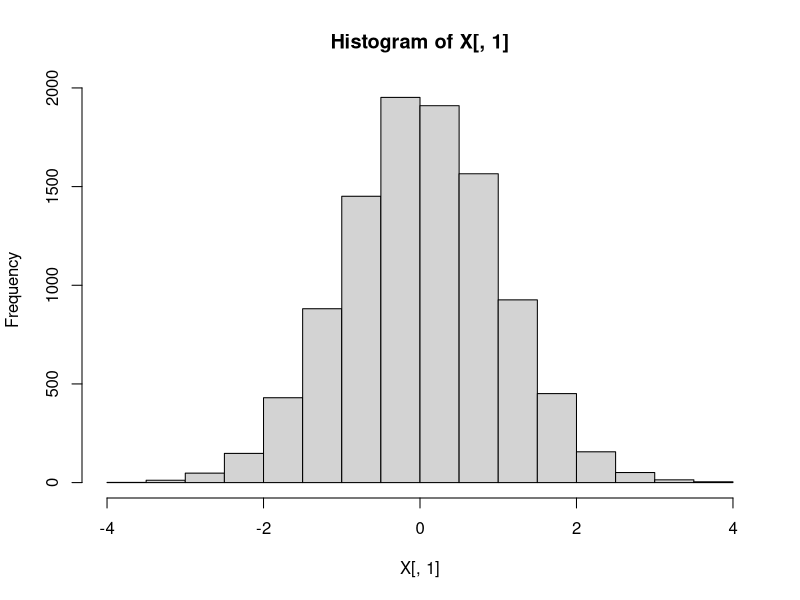
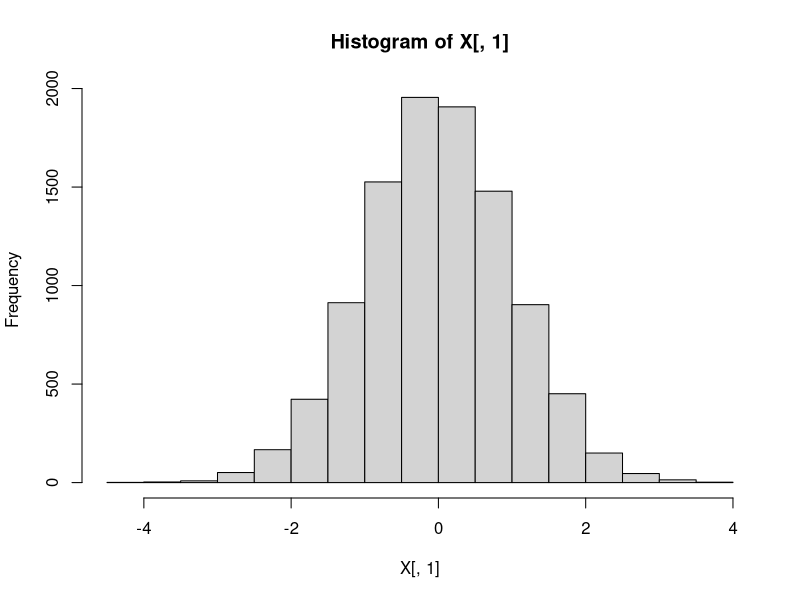
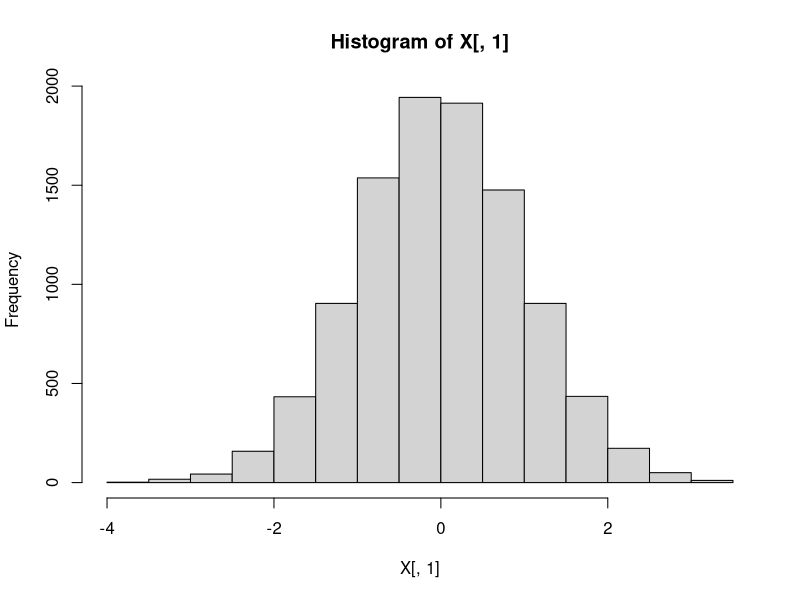
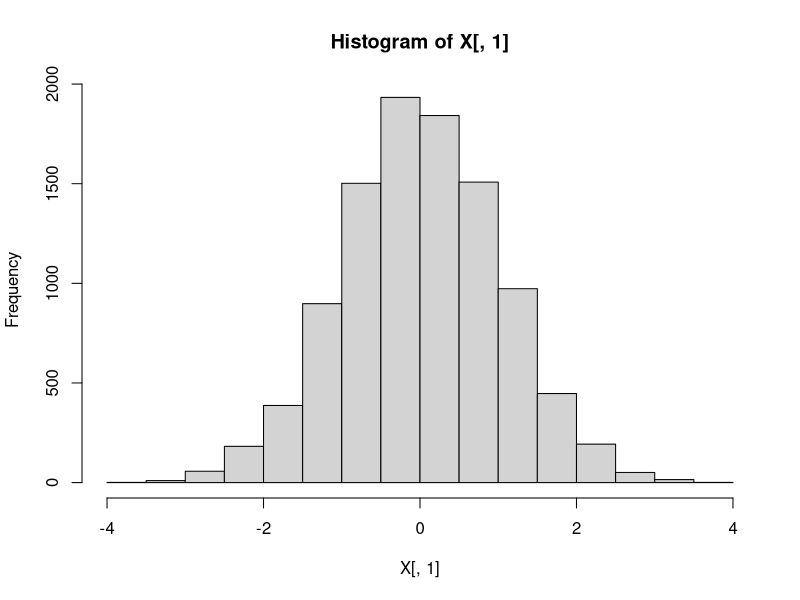
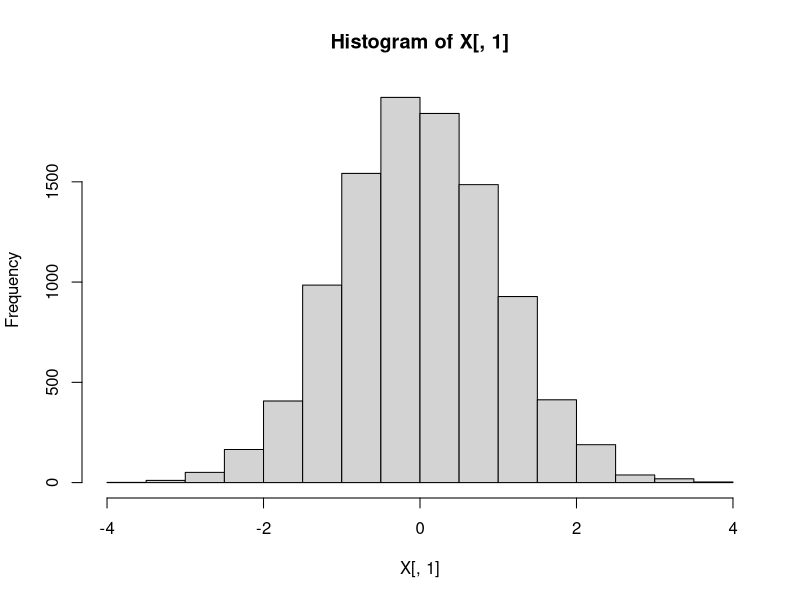
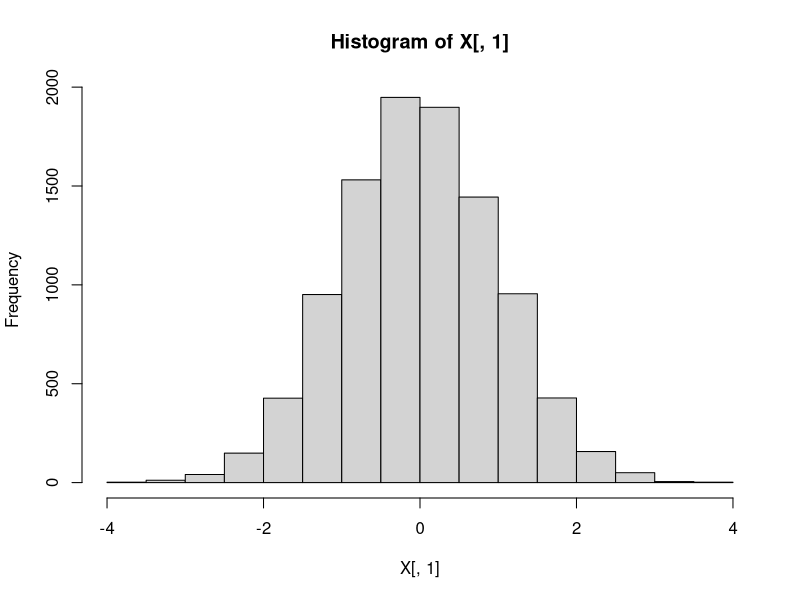
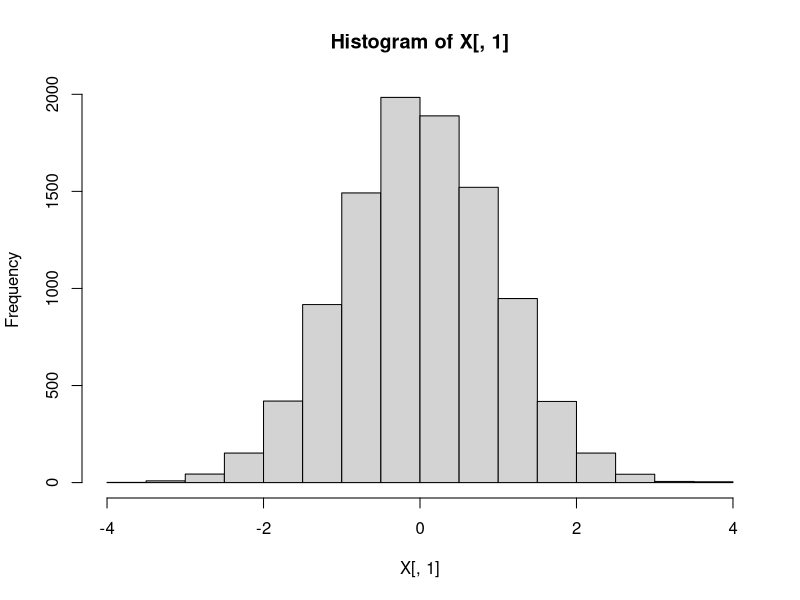
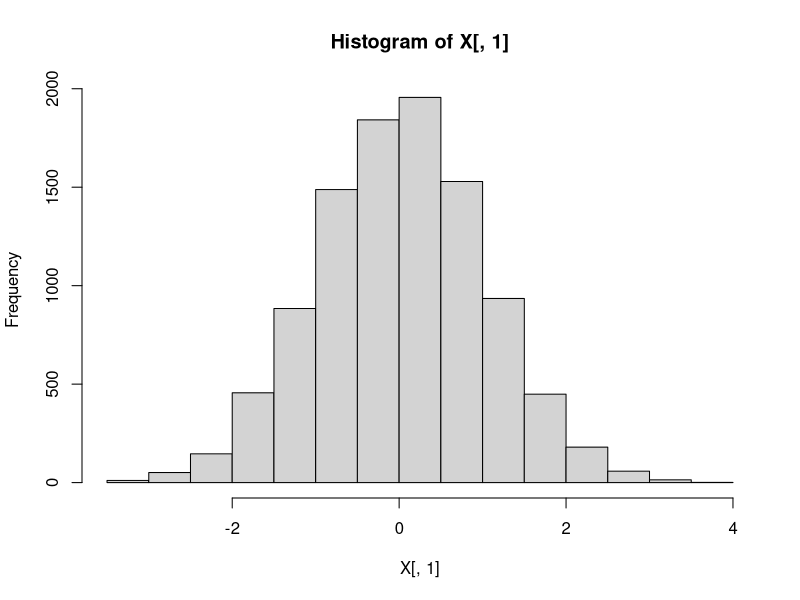

The R script that drew these images, in order:
## ---- chunk 1
knitr::opts_chunk$set(echo = TRUE)
## ---- chunk 2

library(dplyr)
library(plyr)
library(tidyr)
library(ggplot2)
library(reshape2)
ans <- rep(0, 100)

for (iter in 1:100) {
  X <- NULL
  # Create a variable n which is the number of observations we'll look at.  
  n = 10000
  
  #The variable p will be the width of that variable.  
  p = 2
  
  #rnorm generates a random draw from a standard normal distribution.
  X = matrix(rnorm(n*p), n, p)
  
  # This lets us look at the data
  head(X)
  # Histogram of the first column.  We can see that it looks like a bell curve
  hist(X[,1])
  
  #NOTE: if you wanted to draw from something with a non-zero mean and more interesting variance that's: rnorm(n*p)*st_dev + mu
  st_dev <- 2
  mu <- 10
  
  X[,1] <- X[,1]*st_dev + mu
  X <-data.frame(X)
  ggplot(X,aes(X[,1])) + geom_histogram(binwidth=1)
  # Base R version: hist(X[,1])
  
  # There is a really nice function in R called "sample" which lets us take a random sub sample of our data say I'd like to take a sample of 25 observations 
  #obs = 25
  total_samps = 100
  #sample_means = matrix(0, total_samps, 1)
  sample_means = rep(0,total_samps)
  
  # for (i in 1:total_samps) {
  # subsample <- c(sample(X[,1], obs))
  # sample_means[i] = mean(subsample)
  # }
  # 
  # sample_means <-data.frame(sample_means)
  # ggplot(sample_means,aes(sample_means)) + geom_histogram(binwidth=.1)
  # st_err <- st_dev/(obs^.5)
  # 
  # #hist(sample_means)
  # summary(sample_means)
  
  #Create a vector which increments up from an initial value to 100 by one
  obs_0 = 3
  obs_max = 100
  obs_vec <- seq(obs_0, obs_max, 1)
  obs_count <- length(obs_vec)
  
  #Create dataframe to store our observations
  sim_power = matrix(0, obs_count, 2)
  sim_power[,1]<-obs_vec
  sim_power <- data.frame(sim_power)
  colnames(sim_power) <- c("Number_Obs","Mean_value_at_5percentile")
  #Reset sample_means
  sample_means <- NULL
  sample_means = rep(0,total_samps)
  
  for (j in 1:obs_count) {
    for (i in 1:total_samps) {
    subsample <- c(sample(X[,1], sim_power[j,1]))
    sample_means[i] = mean(subsample)
    }
    sim_power[j,2] <- quantile(sample_means, 0.05)
    #sim_power[j,3] <- st_dev/(sim_power[j,1]^.5)
  }
  
  sim_power <-
    filter(sim_power, Mean_value_at_5percentile > 9) %>%  
    filter(`Mean_value_at_5percentile` == min(`Mean_value_at_5percentile`))
  
  ans[iter] <- sim_power[1,1]  #assign the min sample-size that yields the desirable value to one of the entry in the 'ans' vector
}

mean(ans)



# Question: Take a normal distribution with mu = 10 and variance of 9 (e.g., standard deviation of 3).  Simulate a population of 10,000.  What is the sample size needed to make the standard error of the sample mean sufficiently small so that no more than 5% of the sample means are less 9?
  
  


